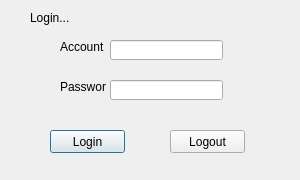
<?xml version="1.0" encoding="UTF-8"?>
<ui version="4.0">
 <class>loginDialog</class>
 <widget class="QDialog" name="loginDialog">
  <property name="geometry">
   <rect>
    <x>0</x>
    <y>0</y>
    <width>300</width>
    <height>180</height>
   </rect>
  </property>
  <property name="minimumSize">
   <size>
    <width>300</width>
    <height>180</height>
   </size>
  </property>
  <property name="maximumSize">
   <size>
    <width>300</width>
    <height>180</height>
   </size>
  </property>
  <property name="windowTitle">
   <string>GM Tool</string>
  </property>
  <widget class="QLabel" name="label">
   <property name="geometry">
    <rect>
     <x>60</x>
     <y>40</y>
     <width>46</width>
     <height>13</height>
    </rect>
   </property>
   <property name="text">
    <string>Account</string>
   </property>
  </widget>
  <widget class="QLabel" name="label_2">
   <property name="geometry">
    <rect>
     <x>60</x>
     <y>80</y>
     <width>46</width>
     <height>13</height>
    </rect>
   </property>
   <property name="text">
    <string>Password</string>
   </property>
  </widget>
  <widget class="QPushButton" name="loginButton">
   <property name="geometry">
    <rect>
     <x>50</x>
     <y>130</y>
     <width>75</width>
     <height>23</height>
    </rect>
   </property>
   <property name="mouseTracking">
    <bool>true</bool>
   </property>
   <property name="acceptDrops">
    <bool>true</bool>
   </property>
   <property name="text">
    <string>Login</string>
   </property>
  </widget>
  <widget class="QPushButton" name="exitButton">
   <property name="geometry">
    <rect>
     <x>170</x>
     <y>130</y>
     <width>75</width>
     <height>23</height>
    </rect>
   </property>
   <property name="text">
    <string>Logout</string>
   </property>
  </widget>
  <widget class="QLineEdit" name="userNameEdit">
   <property name="geometry">
    <rect>
     <x>110</x>
     <y>40</y>
     <width>113</width>
     <height>20</height>
    </rect>
   </property>
  </widget>
  <widget class="QLineEdit" name="userPwdEdit">
   <property name="geometry">
    <rect>
     <x>110</x>
     <y>80</y>
     <width>113</width>
     <height>20</height>
    </rect>
   </property>
   <property name="echoMode">
    <enum>QLineEdit::Password</enum>
   </property>
  </widget>
  <widget class="QLabel" name="label_3">
   <property name="geometry">
    <rect>
     <x>30</x>
     <y>10</y>
     <width>201</width>
     <height>16</height>
    </rect>
   </property>
   <property name="text">
    <string>Login...</string>
   </property>
  </widget>
 </widget>
 <resources/>
 <connections/>
</ui>
